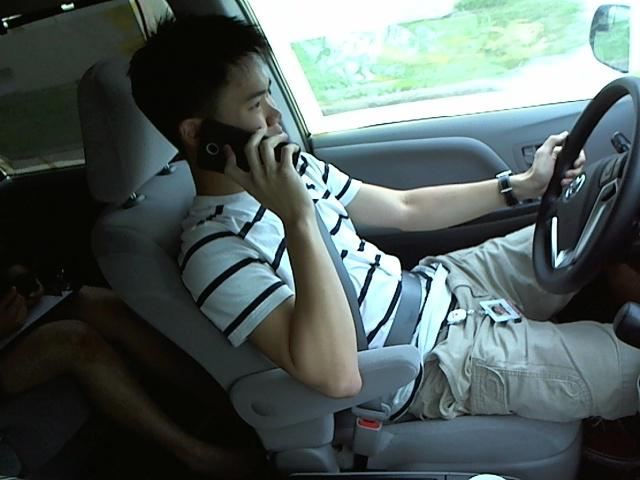
#> input picture Project2/Code/img_94.jpg, 640 x 480 px, found by its file name
$ python HOGvisualise.py
#> lines starting #> are read from the running program, lines starting #| are printed output that depends on the picture
# -*- coding: utf-8 -*-
"""
Created on Thu May 26 13:31:04 2016

Extract Histogram of Oriented Gradients (HOG) for a given image.
The resulting histogram is saved in fd as a vector
Visuales the HOG features for the example image.

@author: roosv_000
"""

import matplotlib.pyplot as plt
from skimage.io import imread
from skimage.feature import hog
from skimage import color, exposure

#load example image
img = imread('img_94.jpg')
#> img is the input picture: shape (480, 640, 3); mean R, G, B 82.4, 95, 93.6
image = color.rgb2gray(img)
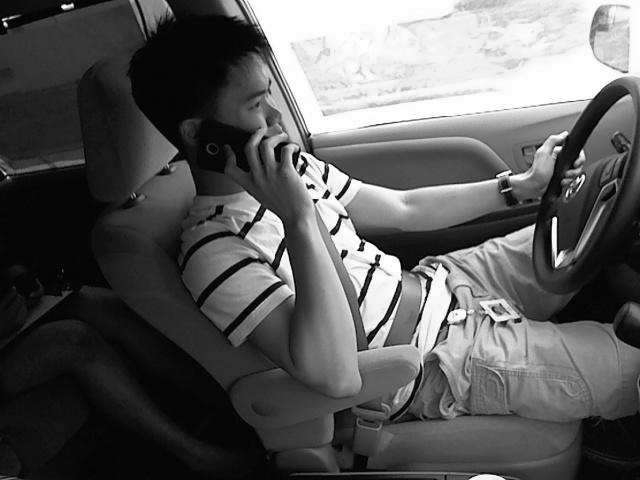
#> image: shape (480, 640) float64; min 0, max 1, mean 0.362

#calculate HOG features
fd, hog_image = hog(image, orientations=8, pixels_per_cell = (16,16),
                    cells_per_block=(1,1), visualise=True)
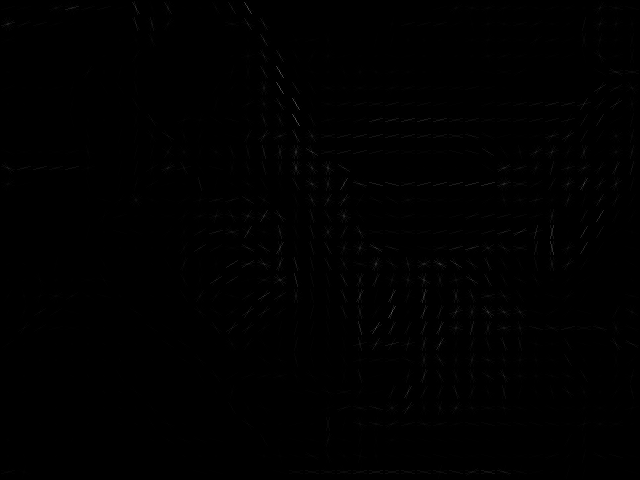
#> hog_image: shape (480, 640) float64; min 0, max 0.312, mean 0.00271
#> fd = 9600 values, max 1 at index 732, min 0 at index 133, mean 0.302

fig, (ax1, ax2) = plt.subplots(1, 2, figsize=(8, 4), sharex=True, sharey=True)

# set properties for plot
ax1.axis('off')
ax1.imshow(image, cmap=plt.cm.gray)
ax1.set_title('Input image')
ax1.set_adjustable('box-forced')

# Rescale histogram for better display
hog_image_rescaled = exposure.rescale_intensity(hog_image, in_range=(0, 0.02))
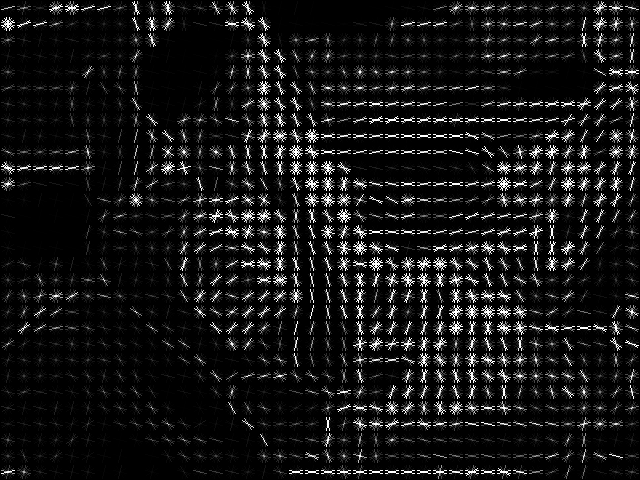
#> hog_image_rescaled: shape (480, 640) float64; min 0, max 1, mean 0.0856

#Show the HOG feature visualisation
ax2.axis('off')
ax2.imshow(hog_image_rescaled, cmap=plt.cm.gray)
ax2.set_title('Histogram of Oriented Gradients')
ax1.set_adjustable('box-forced')
plt.show()
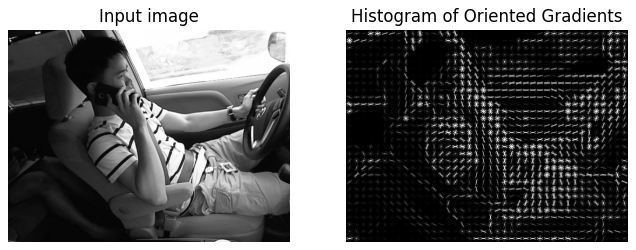
#> figure drawn by matplotlib, 2 panels

$ run again, with Project2/Code/img_139.jpg copied over Project2/Code/img_94.jpg
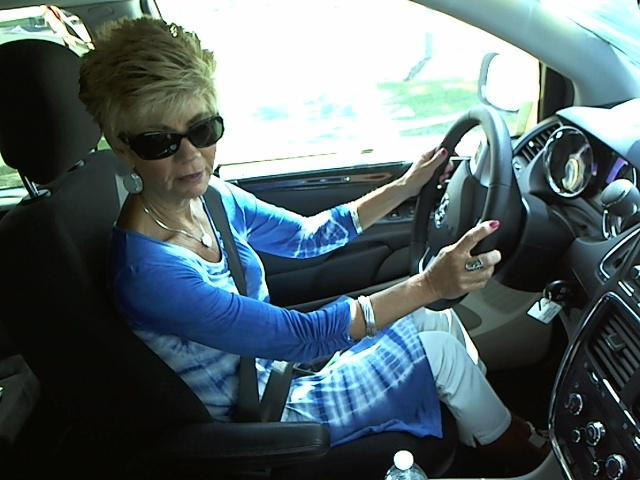
#> input picture Project2/Code/img_139.jpg, 640 x 480 px, found by its file name
#> img is the input picture: shape (480, 640, 3); mean R, G, B 87.6, 102.6, 106.2
#> `image = color.rgb2gray(img)`:
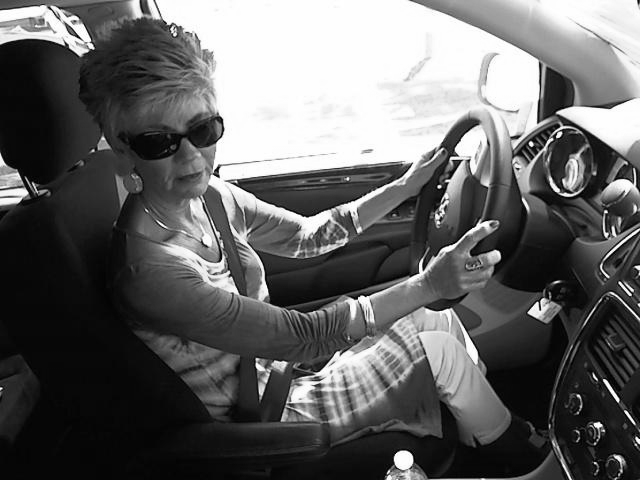
#> image: shape (480, 640) float64; min 0, max 1, mean 0.391
#> fd = 9600 values, max 1 at index 136, min 0 at index 97, mean 0.292
#> `plt.show()`:
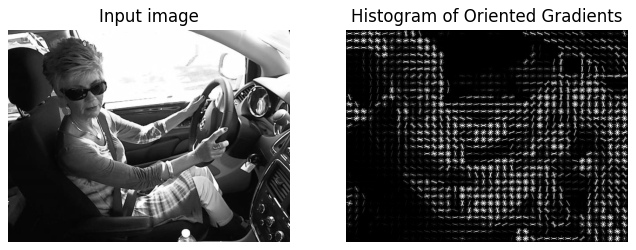
#> figure drawn by matplotlib, 2 panels

$ run again, with Project2/Code/img_34.jpg copied over Project2/Code/img_94.jpg
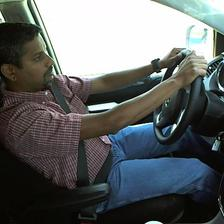
#> input picture Project2/Code/img_34.jpg, 224 x 224 px, found by its file name
#> img is the input picture: shape (224, 224, 3); mean R, G, B 97.1, 101, 101.2
#> `fd, hog_image = hog(image, orientations=8, pixels_per_cell = (16,16), ..`:
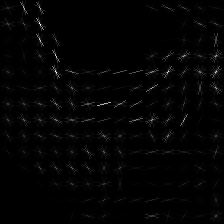
#> hog_image: shape (224, 224) float64; min 0, max 0.291, mean 0.00418; drawn with min black and max white
#> fd = 1568 values, max 1 at index 32, min 0 at index 25, mean 0.303
#> `plt.show()`:
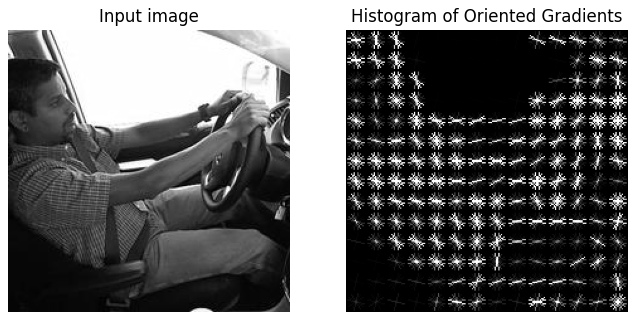
#> figure drawn by matplotlib, 2 panels

$ run again, with Project2/Code/img_52.jpg copied over Project2/Code/img_94.jpg
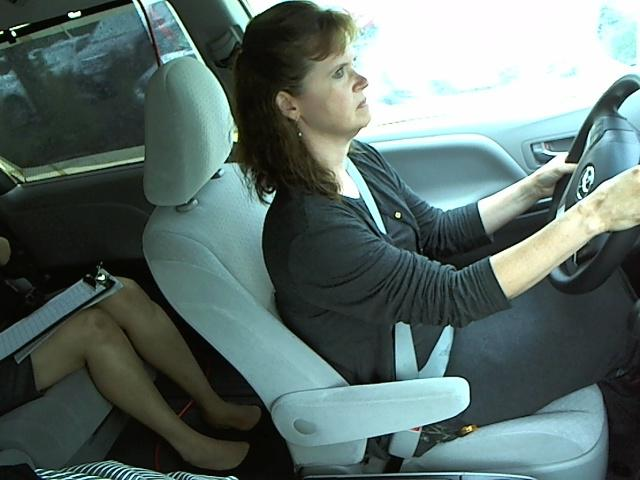
#> input picture Project2/Code/img_52.jpg, 640 x 480 px, found by its file name
#> img is the input picture: shape (480, 640, 3); mean R, G, B 93.5, 110.2, 106.4
#> `image = color.rgb2gray(img)`:
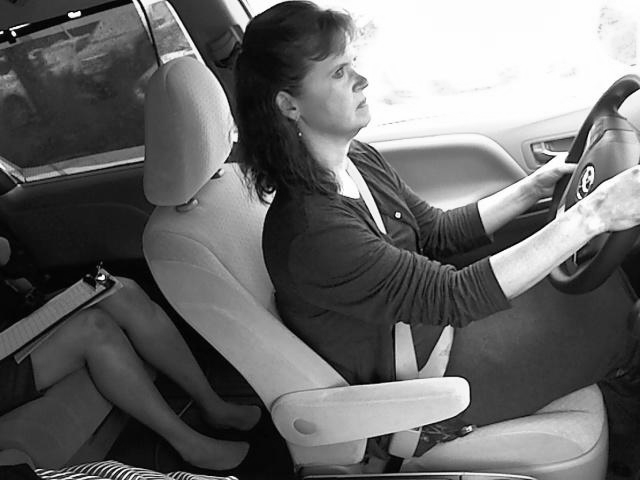
#> image: shape (480, 640) float64; min 0, max 1, mean 0.417
#> fd = 9600 values, max 1 at index 198, min 0 at index 99, mean 0.307
#> `plt.show()`:
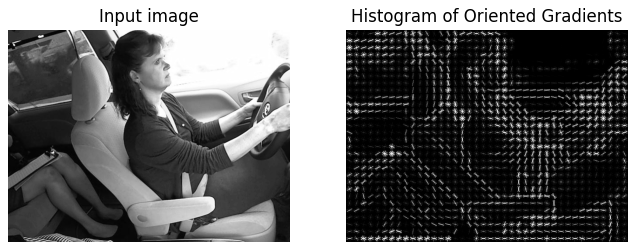
#> figure drawn by matplotlib, 2 panels
